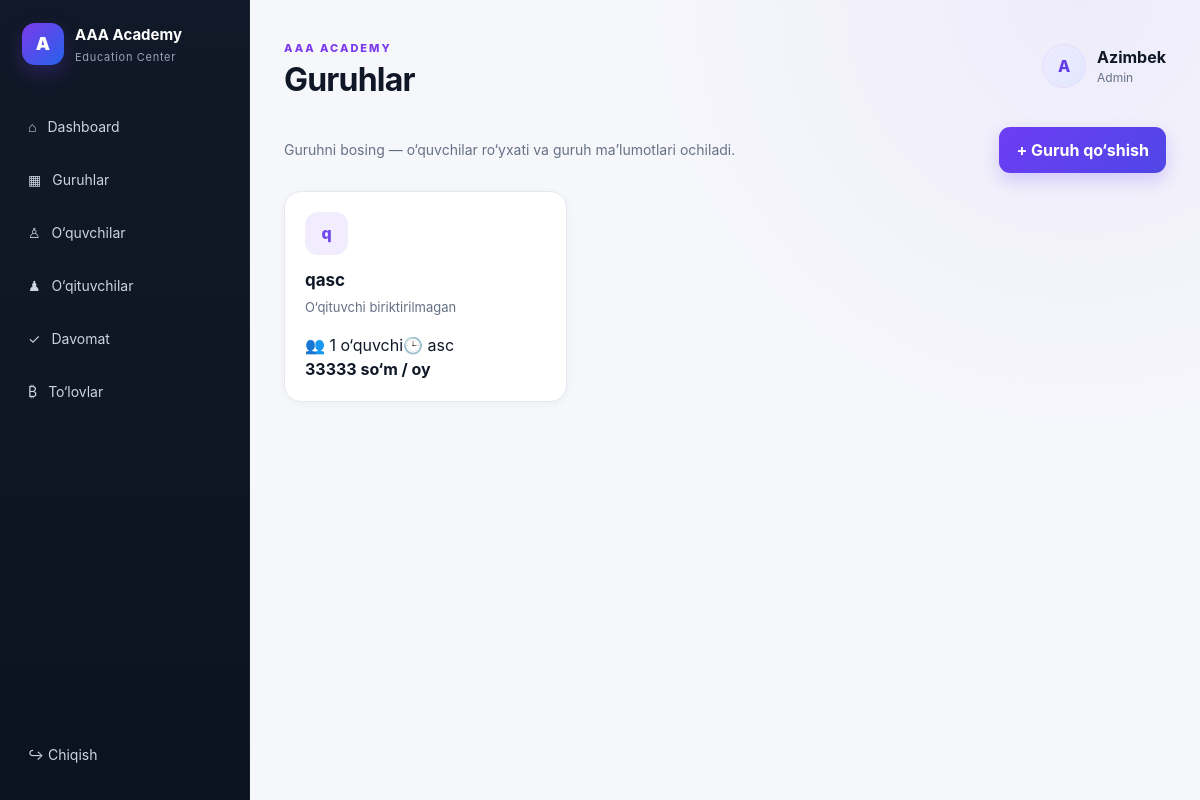
The page /groups (signed in) on the database its author committed.
### tables this page shows
CREATE TABLE groups (
	id INTEGER NOT NULL, 
	name VARCHAR(128) NOT NULL, 
	teacher_name VARCHAR(128), 
	schedule VARCHAR(256), 
	monthly_fee NUMERIC(12, 2) NOT NULL, 
	is_active BOOLEAN, 
	created_at DATETIME, 
	PRIMARY KEY (id)
);

### app/main.py (the view)
@app.get('/groups', response_class=HTMLResponse)
def groups(request: Request, db: Session = Depends(get_db)):
    if not guard(request, 'admin'): return RedirectResponse('/login', 303)
    gs = db.execute(text('select g.*, (select count(*) from students s where s.group_id=g.id and s.is_active=1) student_count from groups g order by g.id desc')).mappings().all()
    ts = db.execute(text('select full_name from teachers where is_active=1 order by full_name')).mappings().all()
    return render(request, 'groups.html', groups=gs, teachers=ts)

### app/templates/groups.html (shortened to what this page needs)
{% extends 'base.html' %}{% block title %}Guruhlar{% endblock %}{% block content %}
<div class="toolbar"><div><p>Guruhni bosing — o‘quvchilar ro‘yxati va guruh ma’lumotlari ochiladi.</p></div><button class="primary" onclick="document.getElementById('modal').showModal()">+ Guruh qo‘shish</button></div>
<div class="cards">{% for g in groups %}<a href="/groups/{{g.id}}" style="text-decoration:none;color:inherit"><div class="group-card"><div class="group-icon">{{g.name[0]}}</div><h3>{{g.name}}</h3><p>{{g.teacher_name or 'O‘qituvchi biriktirilmagan'}}</p><div class="meta"><span>👥 {{g.student_count}} o‘quvchi</span><span>🕒 {{g.schedule or 'Jadval yo‘q'}}</span></div><strong>{{'%.0f'|format(g.monthly_fee)}} so‘m / oy</strong></div></a>{% else %}<div class="empty card-empty">Hali guruhlar mavjud emas.</div>{% endfor %}</div>
{% endblock %}

### app/templates/base.html
<!doctype html><html lang="uz"><head><meta charset="utf-8"><meta name="viewport" content="width=device-width,initial-scale=1"><title>AAA Academy</title><link rel="stylesheet" href="{{ url_for('static',path='css/style.css') }}?v=3"></head><body><div class="app"><aside class="side"><div class="brand"><div class="logo">A</div><div><b>AAA Academy</b><small>Education Center</small></div></div><nav>{% if user and user.role=='admin' %}<a href="/dashboard">⌂ <span>Dashboard</span></a><a href="/groups">▦ <span>Guruhlar</span></a><a href="/students">♙ <span>O‘quvchilar</span></a><a href="/teachers">♟ <span>O‘qituvchilar</span></a><a href="/attendance">✓ <span>Davomat</span></a><a href="/payments">₿ <span>To‘lovlar</span></a>{% elif user and user.role=='teacher' %}<a href="/teacher">⌂ <span>Dashboard</span></a><a href="/attendance">✓ <span>Davomat</span></a>{% elif user and user.role=='student' %}<a href="/student">⌂ <span>Bosh sahifa</span></a>{% endif %}</nav><form method="post" action="/logout" class="logout"><button>↪ Chiqish</button></form></aside><main class="main"><header><div><span class="eyebrow">AAA ACADEMY</span><h1>{% block title %}Dashboard{% endblock %}</h1></div><div class="profile"><div class="avatar">{{ (user.full_name or user.sub)[0]|upper }}</div><div><b>{{ user.full_name or user.sub }}</b><small>{{ user.role|capitalize }}</small></div></div></header>{% block content %}{% endblock %}</main></div></body></html>

### app/static/css/style.css (style rules this page uses)
:root { --bg: #f6f7fb; --surface: #fff; --text: #101828; --muted: #667085; --line: #e6e8ef; --primary: #6d3df5; --primary2: #4f46e5; --sidebar: #111827; --success: #12b76a; --danger: #f04438; --warning: #f79009; --shadow: 0 12px 35px rgba(16, 24, 40, .07) }
* { box-sizing: border-box }
html { scroll-behavior: smooth }
body { margin: 0; min-height: 100vh; font-family: Inter, ui-sans-serif, system-ui, -apple-system, "Segoe UI", Roboto, Arial, sans-serif; background: radial-gradient(circle at 90% 0%, rgba(109, 61, 245, .06), transparent 28rem), var(--bg); color: var(--text); line-height: 1.5; -webkit-font-smoothing: antialiased }
a { color: inherit }
button, input, select, textarea { font: inherit }
button { cursor: pointer }
.app { display: flex; min-height: 100vh }
.side { width: 250px; background: linear-gradient(180deg, #111827, #0c1320); color: #fff; padding: 22px 14px; position: fixed; inset: 0 auto 0 0; z-index: 20; display: flex; flex-direction: column; border-right: 1px solid rgba(255, 255, 255, .05) }
.brand { display: flex; gap: 11px; align-items: center; margin: 0 8px 38px }
.brand b { font-size: 15px }
.brand small { display: block; color: #98a2b3; margin-top: 2px; font-size: 11px; letter-spacing: .7px }
.logo { width: 42px; height: 42px; flex: none; border-radius: 13px; background: linear-gradient(135deg, #7c3aed, #2563eb); display: grid; place-items: center; color: #fff; font-weight: 900; font-size: 18px; box-shadow: 0 8px 20px rgba(99, 60, 220, .28) }
.side nav { display: grid; gap: 6px }
.side nav a, .logout button { display: flex; align-items: center; gap: 11px; color: #cbd5e1; text-decoration: none; padding: 12px 13px; border-radius: 12px; border: 1px solid transparent; background: transparent; text-align: left; width: 100%; font-size: 14px; transition: .18s ease }
.logout { margin-top: auto }
.main { margin-left: 250px; padding: 34px 34px 50px; max-width: 1600px; width: calc(100% - 250px) }
header { display: flex; justify-content: space-between; align-items: center; margin-bottom: 28px }
.eyebrow { font-size: 11px; letter-spacing: 2px; color: #7c3aed; font-weight: 850 }
.main h1 { margin: 4px 0 0; font-size: 32px; line-height: 1.15; letter-spacing: -.8px }
.profile { display: flex; align-items: center; gap: 11px }
.profile small { display: block; color: #667085; font-size: 12px }
.avatar { width: 44px; height: 44px; border-radius: 50%; display: grid; place-items: center; background: linear-gradient(135deg, #f0ebff, #e0e7ff); color: #633ce8; font-weight: 850; border: 1px solid #e5ddff }
.toolbar { display: flex; justify-content: space-between; align-items: center; gap: 16px; margin-bottom: 18px }
.toolbar p { color: var(--muted); margin: 0; font-size: 14px }
.primary { background: linear-gradient(135deg, var(--primary), var(--primary2)); color: #fff; border: 0; padding: 11px 17px; border-radius: 11px; font-weight: 750; box-shadow: 0 8px 18px rgba(109, 61, 245, .22); white-space: nowrap }
.cards { display: grid; grid-template-columns: repeat(3, minmax(0, 1fr)); gap: 16px }
.card, .group-card { background: #fff; border: 1px solid var(--line); border-radius: 17px; padding: 20px; box-shadow: 0 2px 10px rgba(16, 24, 40, .04) }
.group-card { cursor: pointer; transition: .18s; height: 100% }
.group-icon { width: 43px; height: 43px; border-radius: 13px; background: #f1edff; color: #7045ea; display: grid; place-items: center; font-weight: 850; margin-bottom: 13px }
.group-card h3 { margin: 0 0 5px; font-size: 17px }
.group-card p { color: var(--muted); margin: 0 0 15px; font-size: 13px }

### rows shown on the page
groups: name "q", name "qasc", schedule "asc", monthly_fee "33333"

### other values the page prints
{{ (user.full_name or user.sub)[0]|upper }} "A"
{{ user.full_name or user.sub }} "Azimbek"
{{ user.role|capitalize }} "Admin"
{{ g.teacher_name or 'O‘qituvchi biriktirilmagan' }} "O‘qituvchi biriktirilmagan"
{{ g.student_count }} "1"
